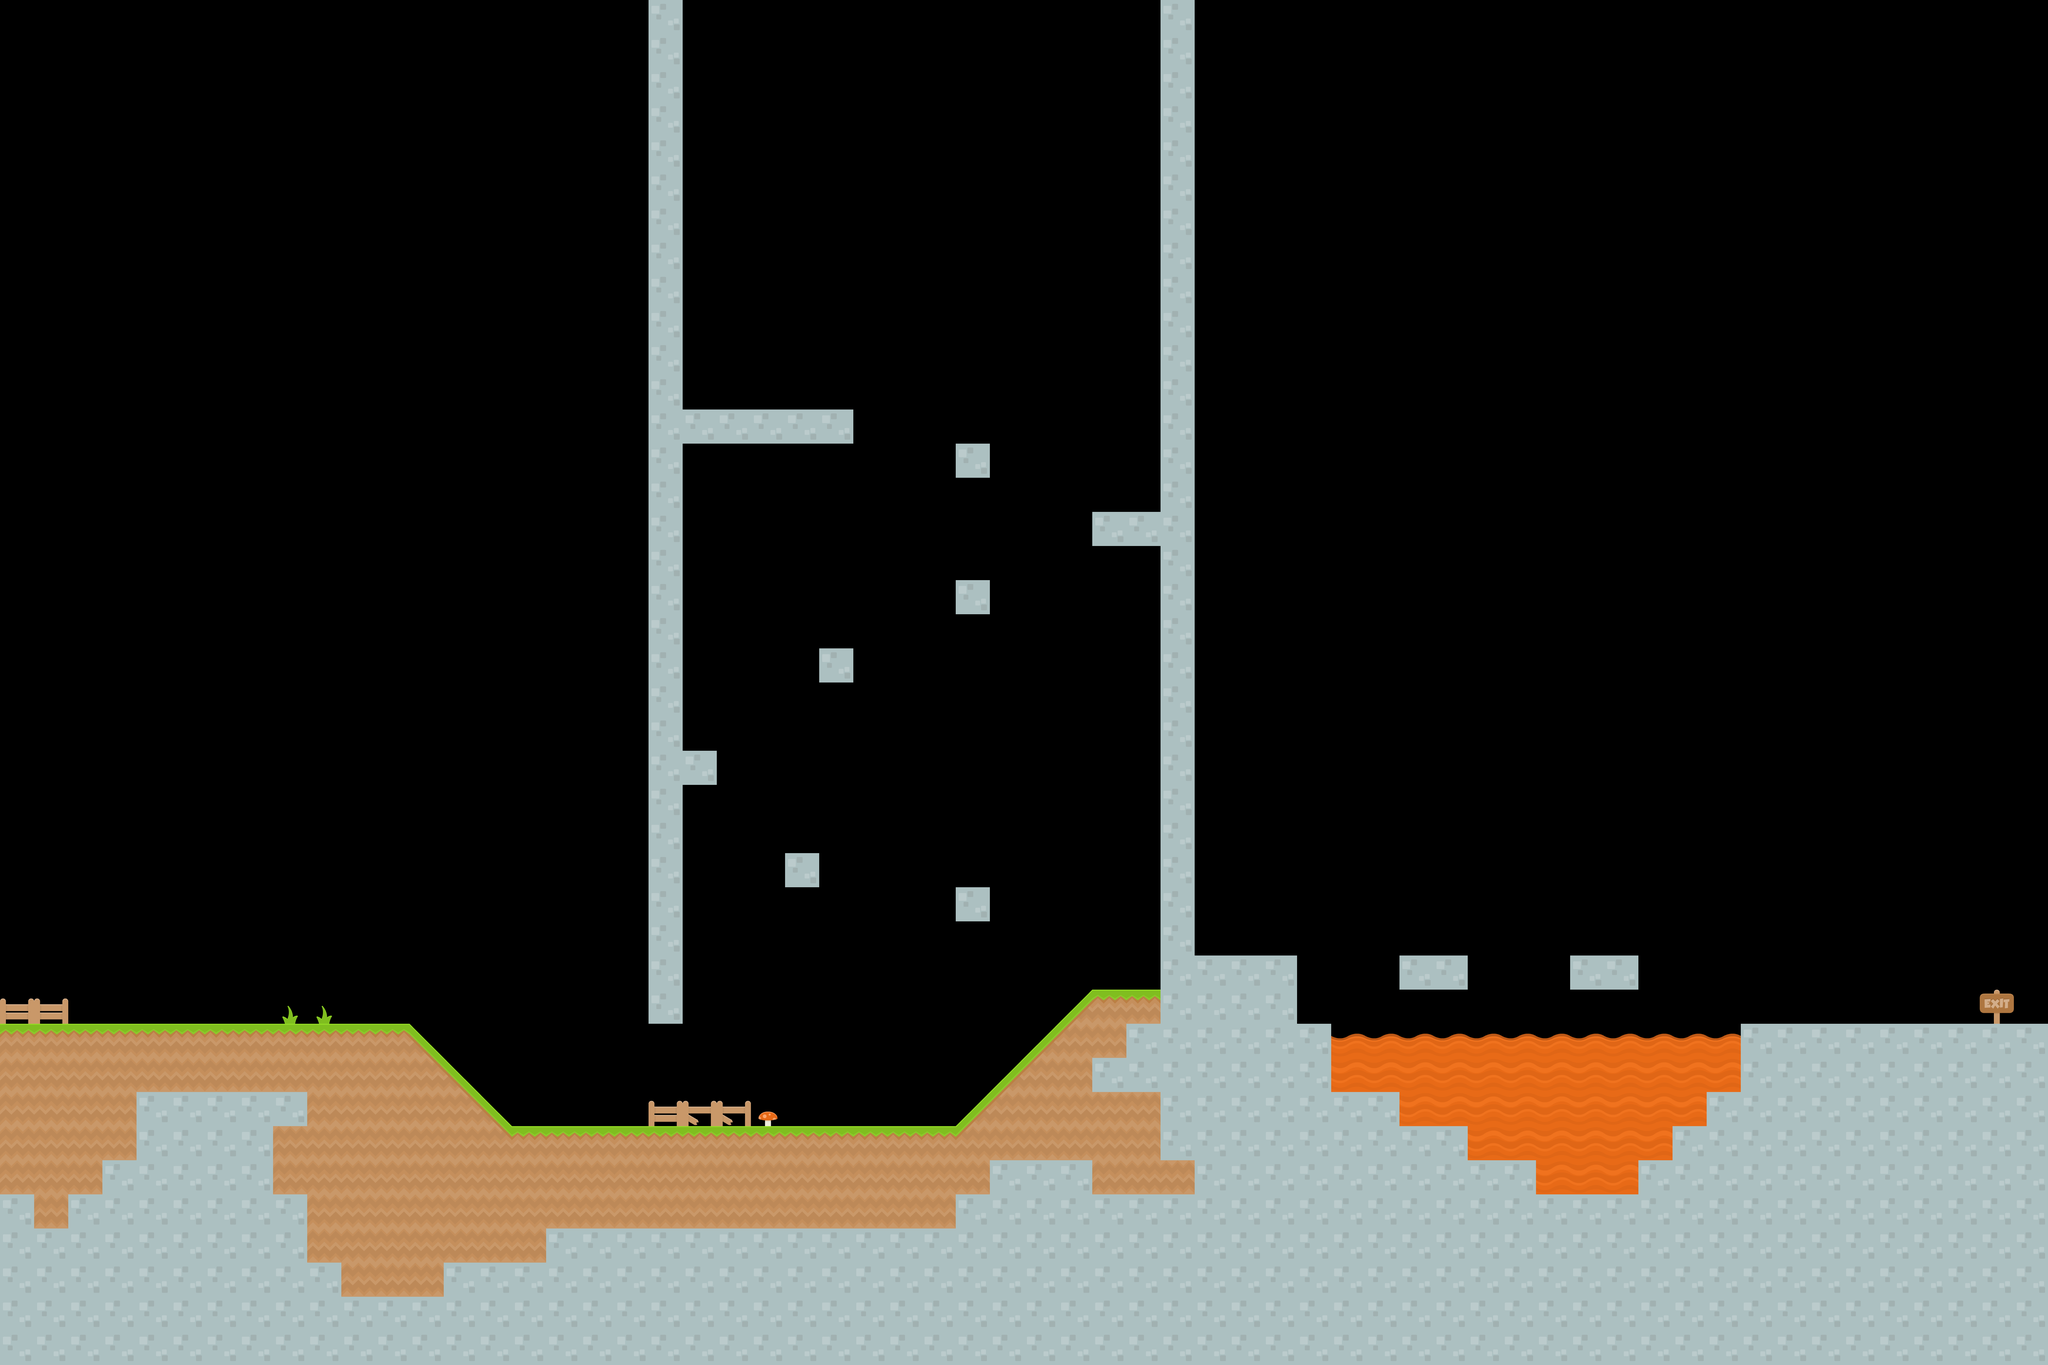

This is a level from a 2D game, rendered from its Tiled map with the project's own tilesets. A one-line summary and the map file follow, with tile-layer data summarised:
An orthogonal 60x40 tile map with 128x128 px tiles, 3 tile layers (enemies, ground, background), 5 tilesets and 9 objects.

<map version="1.9" tiledversion="1.9.0" orientation="orthogonal" renderorder="right-down" width="60" height="40" tilewidth="128" tileheight="128" infinite="0" nextlayerid="10" nextobjectid="40">
 <tileset firstgid="1" source="Tilesets/ground.tsx" />
 <tileset firstgid="129" source="Tilesets/interactives.tsx" />
 <tileset firstgid="257" source="Tilesets/MR-Logo.tsx" />
 <tileset firstgid="264" source="Tilesets/alienBlue_front.tsx" />
 <tileset firstgid="265" source="Tilesets/spritesheet_items.tsx" />
 <layer id="7" name="enemies" width="60" height="40">
  <data>[2400 cells, 42 non-empty, 2 distinct tile ids]</data>
 </layer>
 <layer id="1" name="ground" width="60" height="40">
  <data>[2400 cells, 599 non-empty, 7 distinct tile ids]</data>
 </layer>
 <layer id="2" name="background" width="60" height="40">
  <data>[2400 cells, 9 non-empty, 5 distinct tile ids]</data>
 </layer>
 <objectgroup id="3" name="coins">
  <object id="34" gid="263" x="1920" y="3840" width="128" height="127" />
  <object id="35" gid="263" x="2944" y="2944" width="128" height="127" />
  <object id="36" gid="263" x="3072" y="2048" width="128" height="127" />
  <object id="37" gid="263" x="5632" y="3328" width="128" height="127" />
 </objectgroup>
 <objectgroup id="4" name="info_boxes">
  <object id="23" gid="163" x="3200" y="4224" width="294" height="190.667">
   <properties>
    <property name="ID" type="int" value="6" />
   </properties>
  </object>
 </objectgroup>
 <objectgroup id="5" name="level_portal">
  <object id="25" gid="36" x="3968" y="5120" width="128" height="128" />
 </objectgroup>
 <objectgroup id="8" name="portal_key">
  <object id="38" gid="284" x="2688" y="1536" width="128" height="128" />
 </objectgroup>
 <objectgroup id="6" name="wizzard">
  <object id="18" gid="264" x="7296" y="3840" width="131" height="188">
   <properties>
    <property name="ID" type="int" value="8" />
   </properties>
  </object>
 </objectgroup>
 <objectgroup id="9" name="exit">
  <object id="39" gid="36" x="4736" y="5120" width="128" height="128" />
 </objectgroup>
</map>
